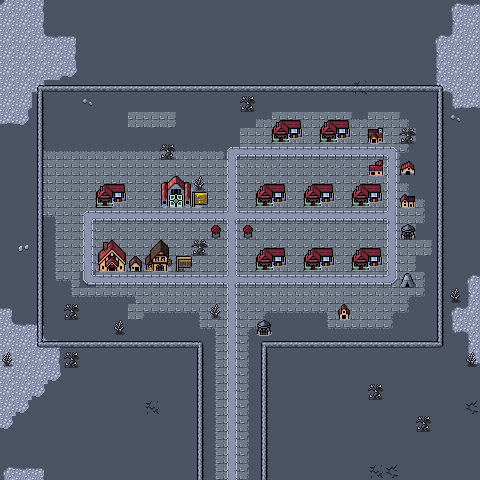

A level layout from a 2D game, rendered from its tile map. Below: a short description, then the map file with tile-grid data replaced by summaries:
An orthogonal 30x30 tile map with 16x16 px tiles, 4 tile layers (Background, Ground, Walls, Overlay), 3 tilesets and 7 objects.

<map version="1.10" tiledversion="1.11.2" orientation="orthogonal" renderorder="right-down" width="30" height="30" tilewidth="16" tileheight="16" infinite="0" nextlayerid="6" nextobjectid="64">
 <editorsettings>
  <export target="wastetown..tmx" format="tmx" />
 </editorsettings>
 <tileset firstgid="1" source="../../../../common/maps/tileset/main.tsx" />
 <tileset firstgid="10113" source="../../../../common/maps/tileset/buildings.tsx" />
 <tileset firstgid="11905" source="../../../../common/maps/tileset/buildings-nocollide.tsx" />
 <layer id="1" name="Background" width="30" height="30">
  <data>[900 cells, 900 non-empty, 2 distinct tile ids]</data>
 </layer>
 <layer id="2" name="Ground" width="30" height="30">
  <data>[900 cells, 309 non-empty, 44 distinct tile ids]</data>
 </layer>
 <layer id="3" name="Walls" width="30" height="30">
  <properties>
   <property name="spriteLayer" type="bool" value="true" />
  </properties>
  <data>[900 cells, 144 non-empty, 26 distinct tile ids]</data>
 </layer>
 <layer id="5" name="Overlay" width="30" height="30">
  <data>[900 cells, 25 non-empty, 9 distinct tile ids]</data>
 </layer>
 <objectgroup id="4" name="Objects">
  <object id="38" template="../../../../common/maps/obj/entry_up.tx" x="204" y="368" width="56" height="16" />
  <object id="41" template="../../../../common/maps/obj/shop.tx" x="256" y="208">
   <properties>
    <property name="commonShopList" value="RingTownColorless" /></properties>
  </object>
  <object id="47" template="../../../../common/maps/obj/inn.tx" x="150" y="273" />
  <object id="48" template="../../../../common/maps/obj/shop.tx" x="104" y="272">
   <properties>
    <property name="commonShopList" value="RingTownEquipment" /></properties>
  </object>
  <object id="58" template="../../../../common/maps/obj/shop.tx" x="97" y="209">
   <properties>
    <property name="commonShopList" value="RingTownBooster" /></properties>
  </object>
  <object id="62" template="../../../../common/maps/obj/shardtrader.tx" x="400" y="288" />
  <object id="63" template="../../../../common/maps/obj/quest.tx" x="159" y="209" width="34" height="16">
   <properties>
    <property name="questtype" value="waste_town_generic" />
   </properties>
  </object>
 </objectgroup>
</map>
